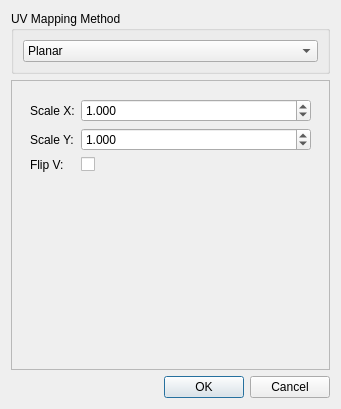
<?xml version="1.0" encoding="UTF-8"?>
<ui version="4.0">
 <class>UVGenerationDialog</class>
 <widget class="QDialog" name="UVGenerationDialog">
  <property name="geometry">
   <rect>
    <x>0</x>
    <y>0</y>
    <width>341</width>
    <height>409</height>
   </rect>
  </property>
  <property name="maximumSize">
   <size>
    <width>341</width>
    <height>16777215</height>
   </size>
  </property>
  <property name="windowTitle">
   <string>Generate UV Coordinates</string>
  </property>
  <layout class="QVBoxLayout" name="verticalLayout">
   <item>
    <widget class="QGroupBox" name="groupBox_Method">
     <property name="title">
      <string>UV Mapping Method</string>
     </property>
     <layout class="QVBoxLayout" name="verticalLayout_2">
      <item>
       <widget class="QComboBox" name="comboBox_Method">
        <item>
         <property name="text">
          <string>Planar</string>
         </property>
        </item>
        <item>
         <property name="text">
          <string>Cylindrical</string>
         </property>
        </item>
        <item>
         <property name="text">
          <string>Spherical</string>
         </property>
        </item>
        <item>
         <property name="text">
          <string>Angle-Based</string>
         </property>
        </item>
        <item>
         <property name="text">
          <string>Hybrid</string>
         </property>
        </item>
        <item>
         <property name="text">
          <string>Angle-Based Smart UV</string>
         </property>
        </item>
       </widget>
      </item>
     </layout>
    </widget>
   </item>
   <item>
    <widget class="QScrollArea" name="scrollArea">
     <property name="widgetResizable">
      <bool>true</bool>
     </property>
     <widget class="QWidget" name="scrollAreaWidgetContents">
      <property name="geometry">
       <rect>
        <x>0</x>
        <y>0</y>
        <width>321</width>
        <height>281</height>
       </rect>
      </property>
      <layout class="QVBoxLayout" name="verticalLayout_3">
       <item>
        <widget class="QStackedWidget" name="stackedWidget_Options">
         <property name="currentIndex">
          <number>0</number>
         </property>
         <widget class="QWidget" name="page_Planar">
          <layout class="QFormLayout" name="formLayout_Planar">
           <item row="0" column="0">
            <widget class="QLabel" name="label_PlanarScaleX">
             <property name="text">
              <string>Scale X:</string>
             </property>
            </widget>
           </item>
           <item row="0" column="1">
            <widget class="QDoubleSpinBox" name="spinBox_PlanarScaleX">
             <property name="decimals">
              <number>3</number>
             </property>
             <property name="minimum">
              <double>0.001000000000000</double>
             </property>
             <property name="maximum">
              <double>100.000000000000000</double>
             </property>
             <property name="value">
              <double>1.000000000000000</double>
             </property>
            </widget>
           </item>
           <item row="1" column="0">
            <widget class="QLabel" name="label_PlanarScaleY">
             <property name="text">
              <string>Scale Y:</string>
             </property>
            </widget>
           </item>
           <item row="1" column="1">
            <widget class="QDoubleSpinBox" name="spinBox_PlanarScaleY">
             <property name="decimals">
              <number>3</number>
             </property>
             <property name="minimum">
              <double>0.001000000000000</double>
             </property>
             <property name="maximum">
              <double>100.000000000000000</double>
             </property>
             <property name="value">
              <double>1.000000000000000</double>
             </property>
            </widget>
           </item>
           <item row="2" column="0">
            <widget class="QLabel" name="label_FlipV_Planar">
             <property name="text">
              <string>Flip V:</string>
             </property>
            </widget>
           </item>
           <item row="2" column="1">
            <widget class="QCheckBox" name="checkBox_FlipV_Planar">
             <property name="text">
              <string/>
             </property>
            </widget>
           </item>
          </layout>
         </widget>
         <widget class="QWidget" name="page_Cylindrical">
          <layout class="QFormLayout" name="formLayout_Cylindrical">
           <item row="0" column="0">
            <widget class="QLabel" name="label_CylScale">
             <property name="text">
              <string>Scale:</string>
             </property>
            </widget>
           </item>
           <item row="0" column="1">
            <widget class="QDoubleSpinBox" name="spinBox_CylScale">
             <property name="decimals">
              <number>3</number>
             </property>
             <property name="minimum">
              <double>0.001000000000000</double>
             </property>
             <property name="maximum">
              <double>100.000000000000000</double>
             </property>
             <property name="value">
              <double>1.000000000000000</double>
             </property>
            </widget>
           </item>
           <item row="1" column="0">
            <widget class="QLabel" name="label_CylOffset">
             <property name="text">
              <string>Offset:</string>
             </property>
            </widget>
           </item>
           <item row="1" column="1">
            <widget class="QDoubleSpinBox" name="spinBox_CylOffset">
             <property name="decimals">
              <number>3</number>
             </property>
             <property name="minimum">
              <double>-10.000000000000000</double>
             </property>
             <property name="maximum">
              <double>10.000000000000000</double>
             </property>
            </widget>
           </item>
           <item row="2" column="0">
            <widget class="QLabel" name="label_CylSeamRotation">
             <property name="text">
              <string>Seam Rotation (degrees):</string>
             </property>
            </widget>
           </item>
           <item row="2" column="1">
            <widget class="QDoubleSpinBox" name="spinBox_CylSeamRotation">
             <property name="decimals">
              <number>1</number>
             </property>
             <property name="minimum">
              <double>-360.000000000000000</double>
             </property>
             <property name="maximum">
              <double>360.000000000000000</double>
             </property>
            </widget>
           </item>
           <item row="3" column="0">
            <widget class="QLabel" name="label_FlipV_Cyl">
             <property name="text">
              <string>Flip V:</string>
             </property>
            </widget>
           </item>
           <item row="3" column="1">
            <widget class="QCheckBox" name="checkBox_FlipV_Cyl">
             <property name="text">
              <string/>
             </property>
            </widget>
           </item>
          </layout>
         </widget>
         <widget class="QWidget" name="page_Spherical">
          <layout class="QFormLayout" name="formLayout_Spherical">
           <item row="0" column="0">
            <widget class="QLabel" name="label_SphereScale">
             <property name="text">
              <string>Scale:</string>
             </property>
            </widget>
           </item>
           <item row="0" column="1">
            <widget class="QDoubleSpinBox" name="spinBox_SphereScale">
             <property name="decimals">
              <number>3</number>
             </property>
             <property name="minimum">
              <double>0.001000000000000</double>
             </property>
             <property name="maximum">
              <double>100.000000000000000</double>
             </property>
             <property name="value">
              <double>1.000000000000000</double>
             </property>
            </widget>
           </item>
           <item row="1" column="0">
            <widget class="QLabel" name="label_SphereRotation">
             <property name="text">
              <string>UV Rotation (degrees):</string>
             </property>
            </widget>
           </item>
           <item row="1" column="1">
            <widget class="QDoubleSpinBox" name="spinBox_SphereRotation">
             <property name="decimals">
              <number>1</number>
             </property>
             <property name="minimum">
              <double>-360.000000000000000</double>
             </property>
             <property name="maximum">
              <double>360.000000000000000</double>
             </property>
            </widget>
           </item>
           <item row="2" column="0">
            <widget class="QLabel" name="label_DuplicatePoles">
             <property name="text">
              <string>Duplicate Pole Vertices:</string>
             </property>
            </widget>
           </item>
           <item row="2" column="1">
            <widget class="QCheckBox" name="checkBox_DuplicatePoles">
             <property name="text">
              <string/>
             </property>
             <property name="checked">
              <bool>true</bool>
             </property>
            </widget>
           </item>
           <item row="3" column="0">
            <widget class="QLabel" name="label_SeamlessSpherical">
             <property name="text">
              <string>Seamless:</string>
             </property>
            </widget>
           </item>
           <item row="3" column="1">
            <widget class="QCheckBox" name="checkBox_SeamlessSpherical">
             <property name="text">
              <string/>
             </property>
             <property name="checked">
              <bool>true</bool>
             </property>
            </widget>
           </item>
           <item row="4" column="0">
            <widget class="QLabel" name="label_FlipV_Sphere">
             <property name="text">
              <string>Flip V:</string>
             </property>
            </widget>
           </item>
           <item row="4" column="1">
            <widget class="QCheckBox" name="checkBox_FlipV_Sphere">
             <property name="text">
              <string/>
             </property>
            </widget>
           </item>
          </layout>
         </widget>
         <widget class="QWidget" name="page_AngleBased">
          <layout class="QFormLayout" name="formLayout_AngleBased">
           <item row="0" column="0">
            <widget class="QLabel" name="label_AngleThreshold">
             <property name="text">
              <string>Angle Threshold (degrees):</string>
             </property>
            </widget>
           </item>
           <item row="0" column="1">
            <widget class="QDoubleSpinBox" name="spinBox_AngleThreshold">
             <property name="decimals">
              <number>1</number>
             </property>
             <property name="maximum">
              <double>180.000000000000000</double>
             </property>
             <property name="value">
              <double>60.000000000000000</double>
             </property>
            </widget>
           </item>
           <item row="1" column="0">
            <widget class="QLabel" name="label_DistortionWeight">
             <property name="text">
              <string>Distortion Weight:</string>
             </property>
            </widget>
           </item>
           <item row="1" column="1">
            <widget class="QDoubleSpinBox" name="spinBox_DistortionWeight">
             <property name="decimals">
              <number>2</number>
             </property>
             <property name="maximum">
              <double>1.000000000000000</double>
             </property>
             <property name="singleStep">
              <double>0.100000000000000</double>
             </property>
             <property name="value">
              <double>0.500000000000000</double>
             </property>
            </widget>
           </item>
           <item row="2" column="0">
            <widget class="QLabel" name="label_PreserveAspect">
             <property name="text">
              <string>Preserve Aspect Ratio:</string>
             </property>
            </widget>
           </item>
           <item row="2" column="1">
            <widget class="QCheckBox" name="checkBox_PreserveAspect">
             <property name="text">
              <string/>
             </property>
             <property name="checked">
              <bool>true</bool>
             </property>
            </widget>
           </item>
           <item row="3" column="0">
            <widget class="QLabel" name="label_SeamPadding">
             <property name="text">
              <string>Seam Padding:</string>
             </property>
            </widget>
           </item>
           <item row="3" column="1">
            <widget class="QDoubleSpinBox" name="spinBox_SeamPadding">
             <property name="decimals">
              <number>3</number>
             </property>
             <property name="maximum">
              <double>1.000000000000000</double>
             </property>
             <property name="singleStep">
              <double>0.010000000000000</double>
             </property>
             <property name="value">
              <double>0.020000000000000</double>
             </property>
            </widget>
           </item>
           <item row="4" column="0">
            <widget class="QLabel" name="label_EnableRelaxation">
             <property name="text">
              <string>Enable Relaxation:</string>
             </property>
            </widget>
           </item>
           <item row="4" column="1">
            <widget class="QCheckBox" name="checkBox_EnableRelaxation">
             <property name="text">
              <string/>
             </property>
            </widget>
           </item>
           <item row="5" column="0">
            <widget class="QLabel" name="label_RelaxationIterations">
             <property name="text">
              <string>Relaxation Iterations:</string>
             </property>
            </widget>
           </item>
           <item row="5" column="1">
            <widget class="QSpinBox" name="spinBox_RelaxationIterations">
             <property name="minimum">
              <number>1</number>
             </property>
             <property name="maximum">
              <number>100</number>
             </property>
             <property name="value">
              <number>10</number>
             </property>
            </widget>
           </item>
           <item row="6" column="0">
            <widget class="QLabel" name="label_EnablePacking">
             <property name="text">
              <string>Enable Packing:</string>
             </property>
            </widget>
           </item>
           <item row="6" column="1">
            <widget class="QCheckBox" name="checkBox_EnablePacking">
             <property name="text">
              <string/>
             </property>
             <property name="checked">
              <bool>true</bool>
             </property>
            </widget>
           </item>
          </layout>
         </widget>
         <widget class="QWidget" name="page_Hybrid">
          <layout class="QVBoxLayout" name="verticalLayout_4">
           <item>
            <widget class="QLabel" name="label_Hybrid">
             <property name="text">
              <string>Hybrid method automatically selects the best UV mapping based on mesh analysis. No additional parameters required.</string>
             </property>
             <property name="wordWrap">
              <bool>true</bool>
             </property>
            </widget>
           </item>
           <item>
            <spacer name="verticalSpacer_Hybrid">
             <property name="orientation">
              <enum>Qt::Orientation::Vertical</enum>
             </property>
             <property name="sizeHint" stdset="0">
              <size>
               <width>20</width>
               <height>40</height>
              </size>
             </property>
            </spacer>
           </item>
          </layout>
         </widget>
         <widget class="QWidget" name="page_SmartUV">
          <layout class="QFormLayout" name="formLayout_SmartUV">
           <item row="0" column="0">
            <widget class="QLabel" name="label_AngleThreshold_Smart">
             <property name="text">
              <string>Angle Threshold (degrees):</string>
             </property>
            </widget>
           </item>
           <item row="0" column="1">
            <widget class="QDoubleSpinBox" name="spinBox_AngleThreshold_Smart">
             <property name="decimals">
              <number>1</number>
             </property>
             <property name="maximum">
              <double>180.000000000000000</double>
             </property>
             <property name="value">
              <double>60.000000000000000</double>
             </property>
            </widget>
           </item>
           <item row="1" column="0">
            <widget class="QLabel" name="label_EnableRelaxation_Smart">
             <property name="text">
              <string>Enable Relaxation:</string>
             </property>
            </widget>
           </item>
           <item row="1" column="1">
            <widget class="QCheckBox" name="checkBox_EnableRelaxation_Smart">
             <property name="text">
              <string/>
             </property>
            </widget>
           </item>
           <item row="2" column="0">
            <widget class="QLabel" name="label_RelaxationIterations_Smart">
             <property name="text">
              <string>Relaxation Iterations:</string>
             </property>
            </widget>
           </item>
           <item row="2" column="1">
            <widget class="QSpinBox" name="spinBox_RelaxationIterations_Smart">
             <property name="minimum">
              <number>1</number>
             </property>
             <property name="maximum">
              <number>100</number>
             </property>
             <property name="value">
              <number>10</number>
             </property>
            </widget>
           </item>
          </layout>
         </widget>
        </widget>
       </item>
      </layout>
     </widget>
    </widget>
   </item>
   <item>
    <widget class="QDialogButtonBox" name="buttonBox">
     <property name="orientation">
      <enum>Qt::Orientation::Horizontal</enum>
     </property>
     <property name="standardButtons">
      <set>QDialogButtonBox::StandardButton::Cancel|QDialogButtonBox::StandardButton::Ok</set>
     </property>
    </widget>
   </item>
  </layout>
 </widget>
 <resources/>
 <connections>
  <connection>
   <sender>buttonBox</sender>
   <signal>accepted()</signal>
   <receiver>UVGenerationDialog</receiver>
   <slot>accept()</slot>
   <hints>
    <hint type="sourcelabel">
     <x>248</x>
     <y>254</y>
    </hint>
    <hint type="destinationlabel">
     <x>157</x>
     <y>274</y>
    </hint>
   </hints>
  </connection>
  <connection>
   <sender>buttonBox</sender>
   <signal>rejected()</signal>
   <receiver>UVGenerationDialog</receiver>
   <slot>reject()</slot>
   <hints>
    <hint type="sourcelabel">
     <x>316</x>
     <y>260</y>
    </hint>
    <hint type="destinationlabel">
     <x>286</x>
     <y>274</y>
    </hint>
   </hints>
  </connection>
 </connections>
</ui>
